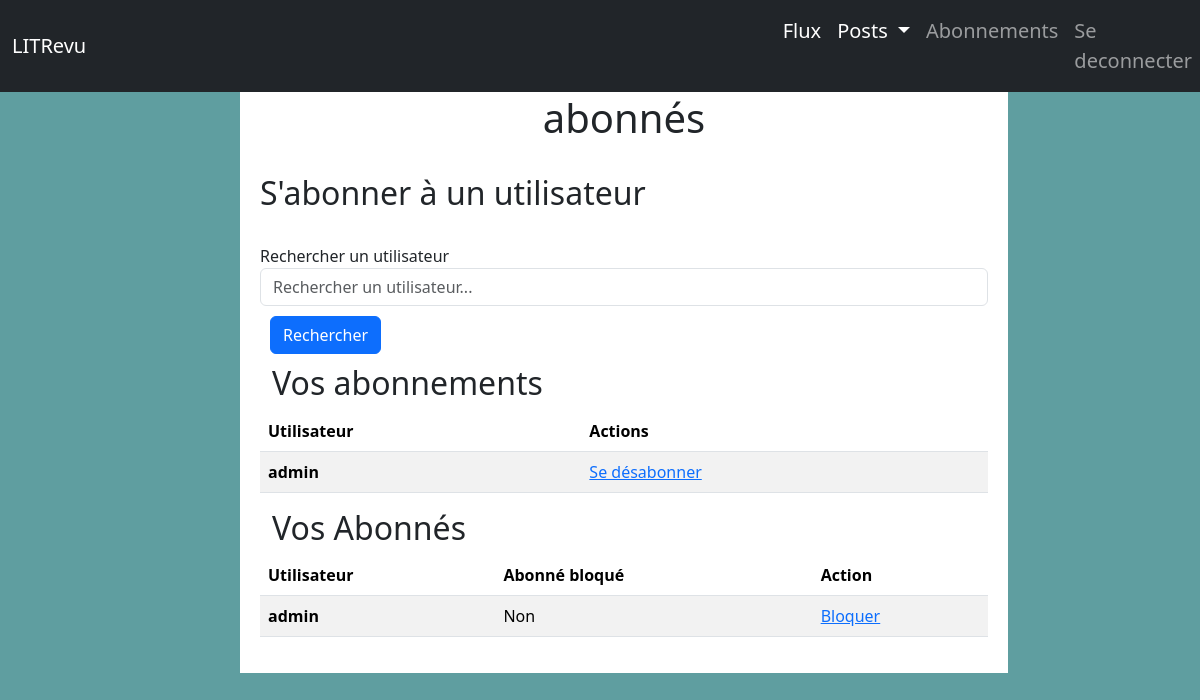
The page /subscriptions/ (signed in) on the database as committed earlier.
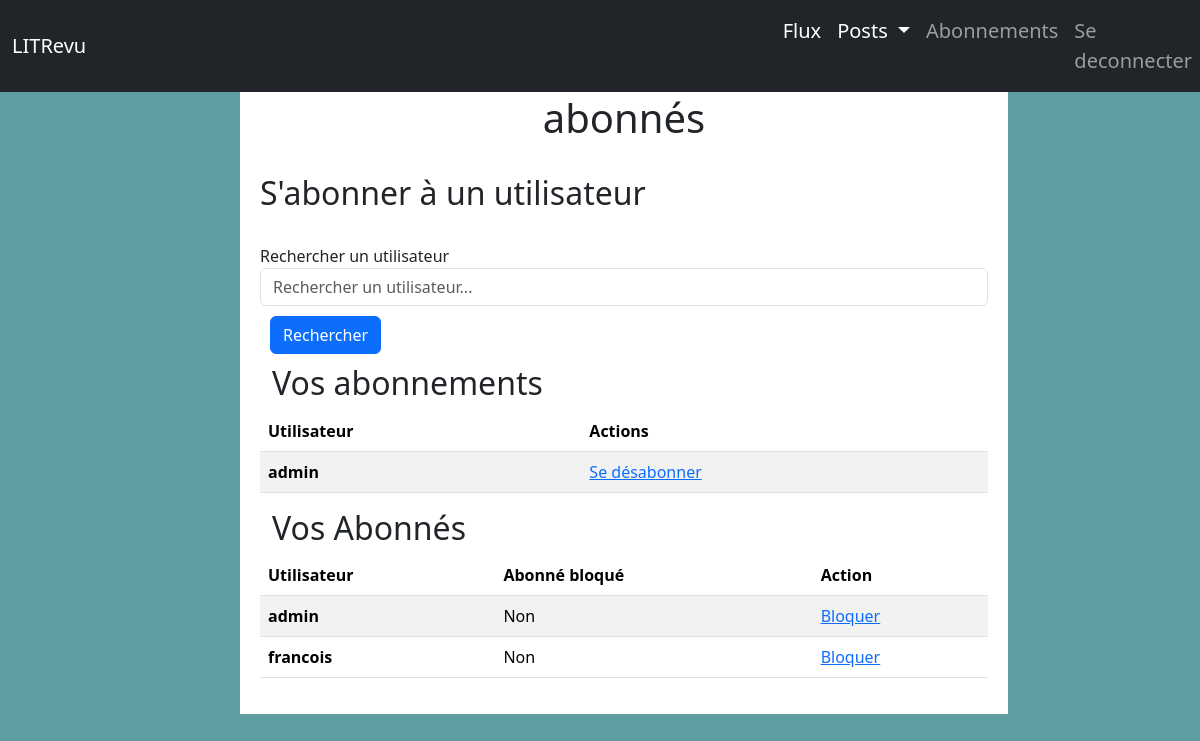
The same page on the database as committed later.
### blog/models.py (models this page shows)
class UserFollow(models.Model):
    user = models.ForeignKey(settings.AUTH_USER_MODEL,
                             related_name='following',
                             on_delete=models.CASCADE
                             )
    followed_user = models.ForeignKey(settings.AUTH_USER_MODEL,
                                      related_name='followers',
                                      on_delete=models.CASCADE
                                      )
    blocked_follower = models.BooleanField(default=False)
    class Meta:
        unique_together = ('user', 'followed_user', )

### authentication/models.py (models this page shows)
class User(AbstractUser):
    pass

### blog/views.py (the view)
# urls.py: path('subscriptions/', SubscriptionsView.as_view(), name='subscriptions'),
class SubscriptionsView(LoginRequiredMixin, TemplateView):
    template_name = 'blog/subscriptions.html'
    def get_context_data(self, **kwargs):
        context = super().get_context_data(**kwargs)
        user = self.request.user
        context['following'] = UserFollow.objects.filter(user=user)
        context['followers'] = UserFollow.objects.filter(followed_user=user)
        return context

### blog/templates/blog/subscriptions.html (shortened to what this page needs)
{% extends 'base.html' %}
{% block content %}
<h1>Gestion des Abonnements et des abonnés</h1>
    <br>
    <h2>S'abonner à un utilisateur</h2>
    <br>
    <form method="GET" action="{% url 'search_users' %}">
        <label for="search">Rechercher un utilisateur</label>
        <input class="form-control" id="search" type="text" name="q" placeholder="Rechercher un utilisateur..." value="{{ request.GET.q }}">
        <button class="btn btn-primary" type="submit">Rechercher</button>
    </form>
  <div class="container">
    <div class="row">
        <caption><h2>Vos abonnements</h2></caption>
        <table class="table table-striped col-md-2">
        <thead>
            <tr>
                <th scope="col">Utilisateur</th>
                <th scope="col">Actions</th>
            </tr>
        </thead>
        <tbody>
            {% for follow in following %}
                <tr>
                    <th scope="row">{{ follow.followed_user.username }}</td>
                    <td>
                        <a href="{% url 'unfollow_user' follow.pk %}" alt="Unfollow {{follow.followed_user.username}}">Se désabonner</a>
                    </td>
            {% endfor %}
        </table>
    </div>
</div>
<div class="container">
    <div class="row">
        <caption><h2>Vos Abonnés</h2></caption>
        <table class="table table-striped col-md-2">
            <thead>
                <tr>
                    <th scope="col">Utilisateur</th>
                    <th scope="col">Abonné bloqué</th>
                    <th scope="col">Action</th>
                </tr>
            </thead>
            <tbody>
                {% for follow in followers %}
                    <tr>
                        <th scope="row">{{ follow.user.username }}</td>
                        <td>{% if follow.blocked_follower %}Oui{% else %}Non{% endif %}</td>
                        <td>
                            {% if follow.blocked_follower %}
                                <a href="{% url 'unblock_user' follow.pk %}" alt="Débloquer {{follow.user.username}}">Débloquer</a>
                            {% else %}
                                <a href="{% url 'block_user' follow.pk %}" alt="Bloquer {{follow.user.username}}">Bloquer</a>
                            {% endif %}
                        </td>
                {% endfor %}
            </tbody>
        </table>
    </div>
</div>
{% endblock content %}

Rows that differ between the two databases and show on the page:
added UserFollow: user.username "francois", blocked_follower "Non", shown under "Vos Abonnés"
